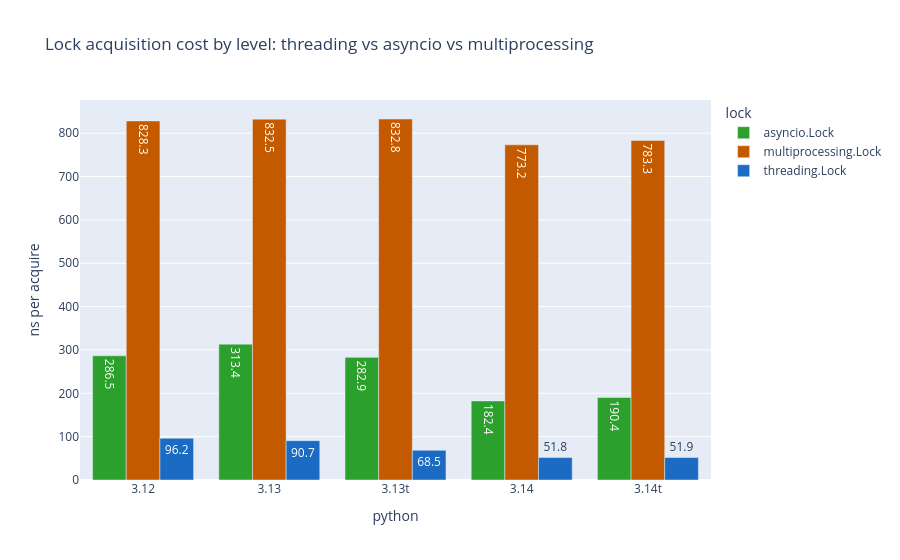

This figure's notebook cell:
### Code cell
LOCK_COLORS = {
    "threading.Lock":       "#1A6BC1",
    "asyncio.Lock":         "#2CA02C",
    "multiprocessing.Lock": "#C45A00",
}

px.bar(
    df05.sort_values("lock"),
    x="python",
    y="ns_per_acquire",
    color="lock",
    color_discrete_map=LOCK_COLORS,
    barmode="group",
    title="Lock acquisition cost by level: threading vs asyncio vs multiprocessing",
    labels={"ns_per_acquire": "ns per acquire", "python_version": "Python version"},
    text="ns_per_acquire",
)

### Figure 1 — Plotly figure (JSON) as saved in the notebook; plotly's stock layout.template omitted (floating-point values rounded to 4 significant figures)
{"data": [{"alignmentgroup": "True", "hovertemplate": "lock=asyncio.Lock<br>python=%{x}<br>ns per acquire=%{text}<extra></extra>", "legendgroup": "asyncio.Lock", "marker": {"color": "#2CA02C", "pattern": {"shape": ""}}, "name": "asyncio.Lock", "offsetgroup": "asyncio.Lock", "orientation": "v", "showlegend": true, "text": [286.5, 313.4, 282.9, 182.4, 190.4], "textposition": "auto", "type": "bar", "x": ["3.12", "3.13", "3.13t", "3.14", "3.14t"], "xaxis": "x", "y": [286.5, 313.4, 282.9, 182.4, 190.4], "yaxis": "y"}, {"alignmentgroup": "True", "hovertemplate": "lock=multiprocessing.Lock<br>python=%{x}<br>ns per acquire=%{text}<extra></extra>", "legendgroup": "multiprocessing.Lock", "marker": {"color": "#C45A00", "pattern": {"shape": ""}}, "name": "multiprocessing.Lock", "offsetgroup": "multiprocessing.Lock", "orientation": "v", "showlegend": true, "text": [828.3, 832.5, 832.8, 773.2, 783.3], "textposition": "auto", "type": "bar", "x": ["3.12", "3.13", "3.13t", "3.14", "3.14t"], "xaxis": "x", "y": [828.3, 832.5, 832.8, 773.2, 783.3], "yaxis": "y"}, {"alignmentgroup": "True", "hovertemplate": "lock=threading.Lock<br>python=%{x}<br>ns per acquire=%{text}<extra></extra>", "legendgroup": "threading.Lock", "marker": {"color": "#1A6BC1", "pattern": {"shape": ""}}, "name": "threading.Lock", "offsetgroup": "threading.Lock", "orientation": "v", "showlegend": true, "text": [96.2, 90.7, 68.5, 51.8, 51.9], "textposition": "auto", "type": "bar", "x": ["3.12", "3.13", "3.13t", "3.14", "3.14t"], "xaxis": "x", "y": [96.2, 90.7, 68.5, 51.8, 51.9], "yaxis": "y"}], "layout": {"barmode": "group", "legend": {"title": {"text": "lock"}, "tracegroupgap": 0}, "title": {"text": "Lock acquisition cost by level: threading vs asyncio vs multiprocessing"}, "xaxis": {"anchor": "y", "domain": [0, 1], "title": {"text": "python"}}, "yaxis": {"anchor": "x", "domain": [0, 1], "title": {"text": "ns per acquire"}}}}
